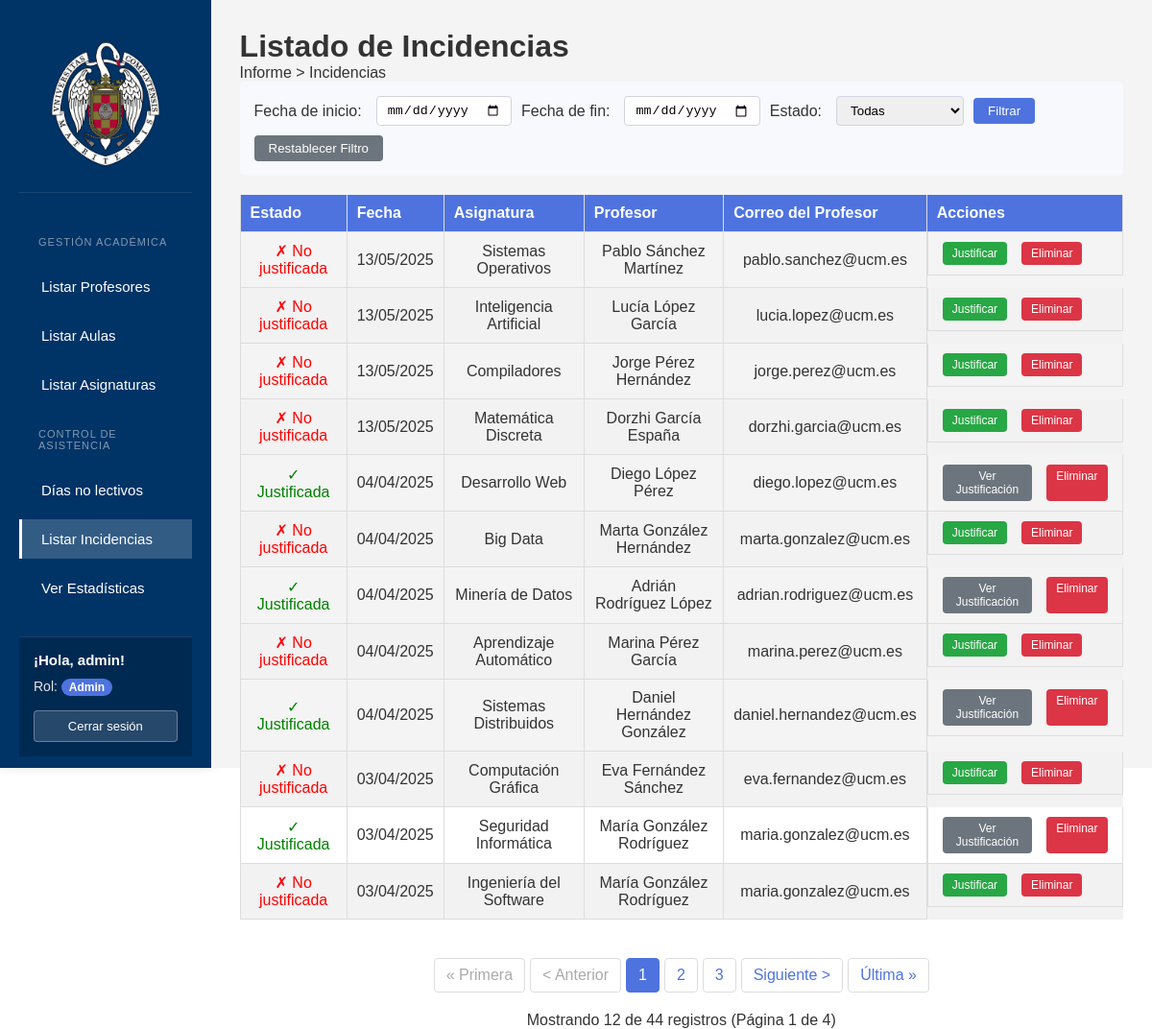
Screenshot of /ListadoIncidencias.php (signed in) with the database file from the repository.
### tables this page shows
CREATE TABLE `incidencias` (
  `id` int NOT NULL,
  `asistencia_id` int NOT NULL,
  `justificada` tinyint(1) NOT NULL,
  `descripcion` text,
  `fecha_incidencia` datetime DEFAULT CURRENT_TIMESTAMP
);

CREATE TABLE `asignaturas` (
  `id` int NOT NULL,
  `profesor_id` int NOT NULL,
  `aula_id` int NOT NULL,
  `nombre_asignatura` varchar(100) NOT NULL,
  `grupo` varchar(10) DEFAULT NULL
);

CREATE TABLE `profesores` (
  `id` int NOT NULL,
  `nombre` varchar(50) NOT NULL,
  `apellidos` varchar(100) NOT NULL,
  `identificador` varchar(50) DEFAULT NULL,
  `CorreoPropio` varchar(100) DEFAULT NULL,
  `departamento_id` int DEFAULT NULL
);

### www/ListadoIncidencias.php (the view, shortened to what this page needs)
<!DOCTYPE html>
<html lang="es">
<head>
    <link rel="stylesheet" href="styles.css">
</head>
<body>
    <?php include("php/sidebar.php"); ?>
    <div class="main-content">
        <h1>Listado de Incidencias</h1>
        <p>Informe > Incidencias</p>
        <form id="filter-form" method="GET" action="" class="filter-form">
            <label for="inicio">Fecha de inicio:</label>
            <input type="date" id="inicio" name="inicio"
                   value="<?php echo isset($_GET['inicio']) ? htmlspecialchars($_GET['inicio']) : ''; ?>">
            <label for="fin">Fecha de fin:</label>
            <input type="date" id="fin" name="fin"
                   value="<?php echo isset($_GET['fin']) ? htmlspecialchars($_GET['fin']) : ''; ?>">
            <label for="justificada">Estado:</label>
            <select id="justificada" name="justificada">
                <option value="">Todas</option>
            </select>
            <button type="submit">Filtrar</button>
            <button type="button" onclick="window.location.href='ListadoIncidencias.php'">Restablecer Filtro</button>
        </form>
        <div class="table-container">
            <table class="incidencias-table">
                <thead>
                    <tr>
                        <th>Estado</th>
                        <th>Fecha</th>
                        <th>Asignatura</th>
                        <th>Profesor</th>
                        <th>Correo del Profesor</th>
                        <th>Acciones</th>
                    </tr>
                </thead>
                <tbody>
                    <?php
                    include("php/conexion.php");
                    $registros_por_pagina = 12;
                    $pagina_actual = isset($_GET['pagina']) ? intval($_GET['pagina']) : 1;
                    $offset = ($pagina_actual - 1) * $registros_por_pagina;
                    $conditions = [];
                    $params = [];
                    $types = "";
                    $where = count($conditions) > 0 ? "WHERE " . implode(" AND ", $conditions) : "";
                    $query_count = "
                        SELECT COUNT(*) as total
                        FROM incidencias i
                        JOIN asistencias s ON i.asistencia_id = s.id
                        JOIN asignaturas a ON s.asignatura_id = a.id
                        JOIN profesores p ON a.profesor_id = p.id
                        $where";
                    $stmt_count = $conn->prepare($query_count);
                    $stmt_count->execute();
                    $result_count = $stmt_count->get_result();
                    $row_count = $result_count->fetch_assoc();
                    $total_registros = $row_count['total'];
                    $total_paginas = ceil($total_registros / $registros_por_pagina);
                    $query = "
                        SELECT i.id, DATE_FORMAT(i.fecha_incidencia, '%d/%m/%Y') AS fecha_formateada,
                               i.fecha_incidencia, a.nombre_asignatura,
                               CONCAT(p.nombre, ' ', p.apellidos) AS profesor, p.CorreoPropio AS correo_profesor,
                               i.justificada, i.descripcion
                        FROM incidencias i
                        JOIN asistencias s ON i.asistencia_id = s.id
                        JOIN asignaturas a ON s.asignatura_id = a.id
                        JOIN profesores p ON a.profesor_id = p.id
                        $where
                        ORDER BY i.fecha_incidencia DESC
                        LIMIT ? OFFSET ?";
                    $params[] = $registros_por_pagina;
                    $params[] = $offset;
                    $types .= "ii";
                    $stmt = $conn->prepare($query);
                    if (!empty($params)) {
                        $stmt->bind_param($types, ...$params);
                    }
                    $stmt->execute();
                    $result = $stmt->get_result();
                    if ($result && $result->num_rows > 0) {
                        while ($row = $result->fetch_assoc()) {
                            echo "<tr>";
                            echo "<td>" . ($row['justificada'] ? '<span style="color:green;">✓ Justificada</span>' : '<span style="color:red;">✗ No justificada</span>') . "</td>";
                            echo "<td>" . htmlspecialchars($row['fecha_formateada']) . "</td>";
                            echo "<td>" . htmlspecialchars($row['nombre_asignatura']) . "</td>";
                            echo "<td>" . htmlspecialchars($row['profesor']) . "</td>";
                            echo "<td>" . htmlspecialchars($row['correo_profesor']) . "</td>";
                            echo "<td class='action-buttons'>";
                            if (!$row['justificada']) {
                                if (in_array($_SESSION['rol'], ['admin', 'editor'])) {
                                    echo "<button class='justify-btn' onclick='mostrarPopup(" . htmlspecialchars($row['id']) . ")'>Justificar</button>";
                                }
                            } else {
                                echo "<button class='view-btn' onclick='mostrarDescripcion(" . htmlspecialchars($row['id']) . ", \"" . htmlspecialchars(addslashes($row['descripcion'])) . "\")'>Ver Justificación</button>";
                            }
                            if ($_SESSION['rol'] === 'admin') {
                                echo "<a href='php/EliminarIncidencia.php?id=" . htmlspecialchars($row['id']) . "' class='delete-btn' onclick='return confirm(\"¿Seguro que deseas eliminar esta incidencia?\")'>Eliminar</a>";
                            }
                            echo "</td>";
                            echo "</tr>";
                        }
                    } else {
                        echo "<tr><td colspan='6'>No se encontraron incidencias que coincidan con los criterios de búsqueda.</td></tr>";
                    }
                    ?>
                </tbody>
            </table>
        </div>
        <?php if ($total_registros > 0): ?>
        <div class="pagination">
            <?php
            $url_params = [];
            $url_base = "ListadoIncidencias.php?" . implode("&", $url_params);
            $url_base .= !empty($url_params) ? "&" : "";
            if ($pagina_actual > 1) {
                echo "<a href='{$url_base}pagina=1'>&laquo; Primera</a>";
                echo "<a href='{$url_base}pagina=" . ($pagina_actual - 1) . "'>&lt; Anterior</a>";
            } else {
                echo "<span class='disabled'>&laquo; Primera</span>";
                echo "<span class='disabled'>&lt; Anterior</span>";
            }
            $rango = 2;
            for ($i = max(1, $pagina_actual - $rango); $i <= min($total_paginas, $pagina_actual + $rango); $i++) {
                if ($i == $pagina_actual) {
                    echo "<span class='active'>{$i}</span>";
                } else {
                    echo "<a href='{$url_base}pagina={$i}'>{$i}</a>";
                }
            }
            if ($pagina_actual < $total_paginas) {
                echo "<a href='{$url_base}pagina=" . ($pagina_actual + 1) . "'>Siguiente &gt;</a>";
                echo "<a href='{$url_base}pagina={$total_paginas}'>Última &raquo;</a>";
            } else {
                echo "<span class='disabled'>Siguiente &gt;</span>";
                echo "<span class='disabled'>Última &raquo;</span>";
            }
            ?>
        </div>
        <p style="text-align: center;">
            Mostrando <?php echo min($registros_por_pagina, $result->num_rows); ?> de <?php echo $total_registros; ?> registros
            (Página <?php echo $pagina_actual; ?> de <?php echo $total_paginas; ?>)
        </p>
        <?php endif; ?>
    </div>
</body>
</html>

### www/styles.css (style rules this page uses)
* { margin: 0; padding: 0; box-sizing: border-box; }
body { font-family: Arial, sans-serif; color: #333; height: 100vh; display: flex; }
.main-content { flex-grow: 1; background-color: #f4f4f4; padding: 30px; }
table { width: 100%; border-collapse: collapse; }
table th, table td { text-align: center; padding: 10px; border-bottom: 1px solid #ddd; border-left: 1px solid #ddd; border-right: 1px solid #ddd; }
table th { background-color: #f4f4f4; }
.view-btn, .edit-btn, .delete-btn { background-color: #007bff; color: white; border: none; padding: 5px 10px; margin: 0 5px; border-radius: 5px; cursor: pointer; }
.delete-btn { background-color: #dc3545; }
.justify-btn { background-color: #28a745; color: white; border: none; padding: 5px 10px; margin: 0 5px; border-radius: 5px; cursor: pointer; text-decoration: none; }

### www/ListadoIncidencias.php (style rules this page uses)
.table-container { overflow-x: auto; margin-top: 20px; }
.incidencias-table { width: 100%; border-collapse: collapse; margin-bottom: 20px; }
.incidencias-table th { background-color: #4e73df; color: white; padding: 10px; text-align: left; }
.incidencias-table td { padding: 10px; border-bottom: 1px solid #ddd; }
.incidencias-table tr:nth-child(even) { background-color: #f2f2f2; }
.action-buttons { display: flex; gap: 5px; }
.action-buttons a, .action-buttons button { padding: 5px 10px; text-decoration: none; border: none; border-radius: 4px; cursor: pointer; font-size: 12px; color: white; }
.justify-btn { background-color: #28a745; }
.view-btn { background-color: #6c757d; }
.delete-btn { background-color: #dc3545; }
.filter-form { display: flex; flex-wrap: wrap; gap: 10px; align-items: center; margin-bottom: 20px; padding: 15px; background-color: #f8f9fc; border-radius: 5px; }
.filter-form label { margin-right: 5px; }
.filter-form input, .filter-form select { padding: 6px 10px; border: 1px solid #d1d3e2; border-radius: 4px; }
.filter-form button { padding: 6px 15px; border: none; border-radius: 4px; cursor: pointer; }
.filter-form button[type="submit"] { background-color: #4e73df; color: white; }
.filter-form button[type="button"] { background-color: #6c757d; color: white; }
.pagination { display: flex; justify-content: center; margin: 20px 0; gap: 5px; }
.pagination a, .pagination span { display: inline-block; padding: 8px 12px; text-decoration: none; border: 1px solid #ddd; color: #4e73df; border-radius: 4px; }
.pagination .active { background-color: #4e73df; color: white; border-color: #4e73df; }
.pagination .disabled { color: #aaa; cursor: not-allowed; }

### rows the page displays
incidencias: justificada "✗ No justificada", fecha_formateada "13/05/2025", asignaturas.nombre_asignatura "Sistemas Operativos", profesor "Pablo Sánchez Martínez", profesores.CorreoPropio "pablo.sanchez@ucm.es"
incidencias: justificada "✗ No justificada", fecha_formateada "13/05/2025", asignaturas.nombre_asignatura "Inteligencia Artificial", profesor "Lucía López García", profesores.CorreoPropio "lucia.lopez@ucm.es"
incidencias: justificada "✗ No justificada", fecha_formateada "13/05/2025", asignaturas.nombre_asignatura "Compiladores", profesor "Jorge Pérez Hernández", profesores.CorreoPropio "jorge.perez@ucm.es"
incidencias: justificada "✗ No justificada", fecha_formateada "13/05/2025", asignaturas.nombre_asignatura "Matemática Discreta", profesor "Dorzhi García España", profesores.CorreoPropio "dorzhi.garcia@ucm.es"
incidencias: justificada "✓ Justificada", fecha_formateada "04/04/2025", asignaturas.nombre_asignatura "Desarrollo Web", profesor "Diego López Pérez", profesores.CorreoPropio "diego.lopez@ucm.es"
incidencias: justificada "✗ No justificada", fecha_formateada "04/04/2025", asignaturas.nombre_asignatura "Big Data", profesor "Marta González Hernández", profesores.CorreoPropio "marta.gonzalez@ucm.es"
incidencias: justificada "✓ Justificada", fecha_formateada "04/04/2025", asignaturas.nombre_asignatura "Minería de Datos", profesor "Adrián Rodríguez López", profesores.CorreoPropio "adrian.rodriguez@ucm.es"
incidencias: justificada "✗ No justificada", fecha_formateada "04/04/2025", asignaturas.nombre_asignatura "Aprendizaje Automático", profesor "Marina Pérez García", profesores.CorreoPropio "marina.perez@ucm.es"
incidencias: justificada "✓ Justificada", fecha_formateada "04/04/2025", asignaturas.nombre_asignatura "Sistemas Distribuidos", profesor "Daniel Hernández González", profesores.CorreoPropio "daniel.hernandez@ucm.es"
incidencias: justificada "✗ No justificada", fecha_formateada "03/04/2025", asignaturas.nombre_asignatura "Computación Gráfica", profesor "Eva Fernández Sánchez", profesores.CorreoPropio "eva.fernandez@ucm.es"
incidencias: justificada "✓ Justificada", fecha_formateada "03/04/2025", asignaturas.nombre_asignatura "Seguridad Informática", profesor "María González Rodríguez", profesores.CorreoPropio "maria.gonzalez@ucm.es"
incidencias: justificada "✗ No justificada", fecha_formateada "03/04/2025", asignaturas.nombre_asignatura "Ingeniería del Software", profesor "María González Rodríguez", profesores.CorreoPropio "maria.gonzalez@ucm.es"

### other values shown
$_SESSION['username'] "admin"
$_SESSION['rol'] "Admin"
min($registros_por_pagina, $result->num_rows) "12"
$total_registros "44"
$pagina_actual "1"
$total_paginas "4"
